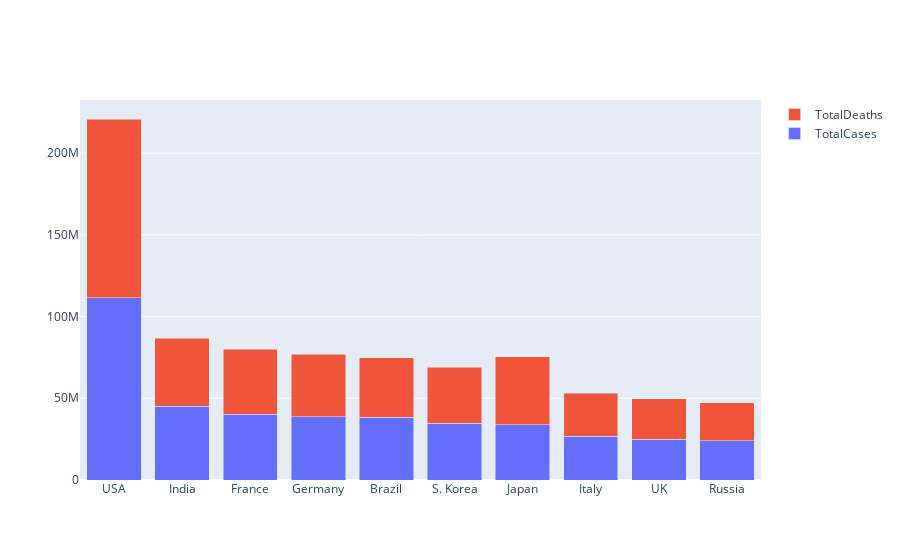

Source (notebook cell):
### Markdown cell above
# Stacked Bar Chart

### Code cell
import plotly.graph_objects as go
#animals=['giraffes', 'orangutans', 'monkeys']

fig = go.Figure(data=[
    go.Bar(name='TotalCases', x=df["Country,Other"][:10], y=df["TotalCases"][:10]),
    go.Bar(name='TotalDeaths', x=df["Country,Other"][:10], y=df["TotalRecovered"][:10])
])
# Change the bar mode
fig.update_layout(barmode='stack')
fig.show()

### Figure 1 — Plotly figure (JSON) as saved in the notebook; plotly's stock layout.template omitted (floating-point values rounded to 4 significant figures)
{"data": [{"name": "TotalCases", "type": "bar", "x": ["USA", "India", "France", "Germany", "Brazil", "S. Korea", "Japan", "Italy", "UK", "Russia"], "y": [111558488, 45030212, 40138560, 38822474, 38452504, 34571873, 33803572, 26719511, 24902971, 23983769]}, {"name": "TotalDeaths", "type": "bar", "x": ["USA", "India", "France", "Germany", "Brazil", "S. Korea", "Japan", "Italy", "UK", "Russia"], "y": [109308801, 41590000.0, 39970918, 38240600, 36249161, 34535939, 41590000.0, 26351971, 24666932, 23397709]}], "layout": {"barmode": "stack"}}
